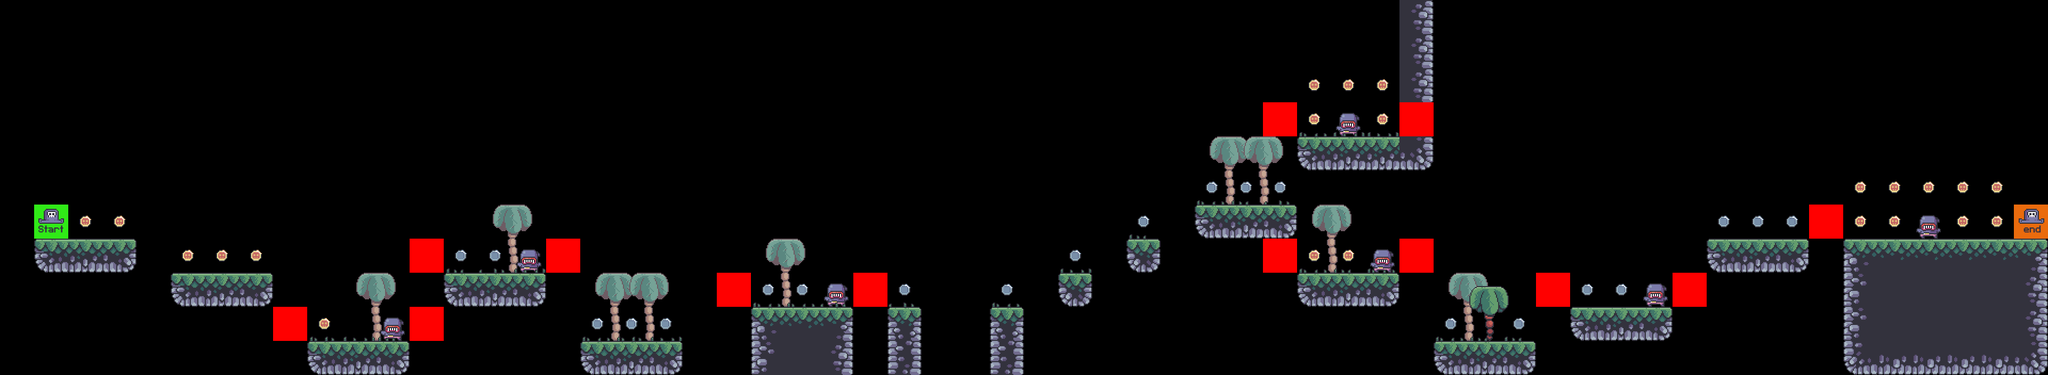

The image is a tile-based game level rendered from a .tmx file. Its description and source (layers, tilesets, objects; grid data summarised) follow:
An orthogonal 60x11 tile map with 64x64 px tiles, 9 tile layers (terrain, coins, crate, bg_palms, ...), 7 tilesets.

<map version="1.10" tiledversion="1.10.1" orientation="orthogonal" renderorder="right-down" width="60" height="11" tilewidth="64" tileheight="64" infinite="0" nextlayerid="17" nextobjectid="1">
 <editorsettings>
  <export target="level1." format="csv" />
 </editorsettings>
 <tileset firstgid="1" source="../terrain_tiles.tsx" />
 <tileset firstgid="17" source="../crate.tsx" />
 <tileset firstgid="18" source="../coin_tiles.tsx" />
 <tileset firstgid="20" source="../setup_tiles.tsx" />
 <tileset firstgid="22" source="../palms.tsx" />
 <tileset firstgid="28" source="../grass.tsx" />
 <tileset firstgid="33" source="../enemy_tiles.tsx" />
 <layer id="1" name="terrain" width="60" height="11">
  <data>[660 cells, 74 non-empty, 15 distinct tile ids]</data>
 </layer>
 <layer id="15" name="coins" width="60" height="11">
  <data>[660 cells, 48 non-empty, 2 distinct tile ids]</data>
 </layer>
 <layer id="4" name="crate" width="60" height="11">
  <data>[660 cells, 0 non-empty, 0 distinct tile ids]</data>
 </layer>
 <layer id="10" name="bg_palms" width="60" height="11">
  <data>[660 cells, 9 non-empty, 1 distinct tile ids]</data>
 </layer>
 <layer id="11" name="palms_solid" width="60" height="11">
  <data>[660 cells, 1 non-empty, 1 distinct tile ids]</data>
 </layer>
 <layer id="12" name="enemies" width="60" height="11">
  <data>[660 cells, 11 non-empty, 2 distinct tile ids]</data>
 </layer>
 <layer id="13" name="constraints" width="60" height="11">
  <data>[660 cells, 10 non-empty, 1 distinct tile ids]</data>
 </layer>
 <layer id="8" name="grass" width="60" height="11">
  <data>[660 cells, 28 non-empty, 5 distinct tile ids]</data>
 </layer>
 <layer id="16" name="player" width="60" height="11">
  <data>[660 cells, 2 non-empty, 2 distinct tile ids]</data>
 </layer>
</map>
